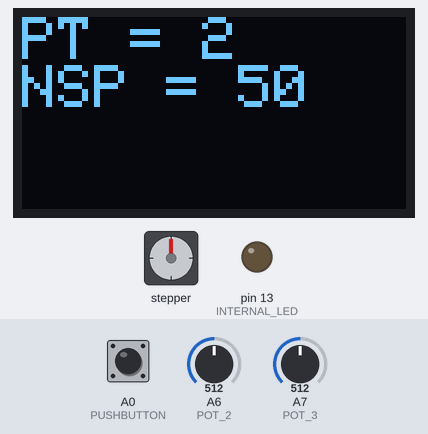
Simulated run of this sketch. Board: Arduino Nano, built with avr-gcc and run on an emulated ATmega328P. Parts: stepper motor, 128×64 one-colour display, output pins drawn as LEDs (lit = HIGH). Wiring (inferred from the names in the program): stepper motor (2048 steps per turn assumed): coils pin 8, pin 9, pin 10, pin 11. The test bench sets the inputs (shaded band); at power-on: A0 (PUSHBUTTON) HIGH, A6 (POT_2) = 512, A7 (POT_3) = 512. Pins used as bus, display or sensor lines are not drawn.

Above: at 3.8 s.
3.9 s: A0 (PUSHBUTTON) pulled LOW for 0.15 s
At 5.9 s:
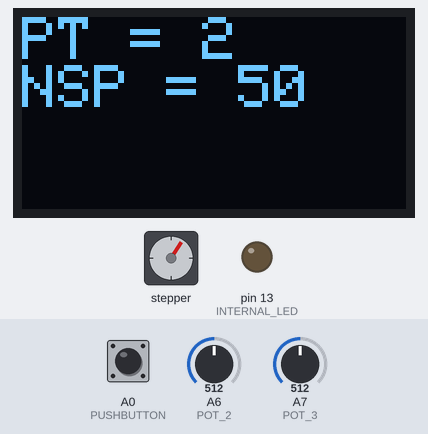
6.2 s: A0 (PUSHBUTTON) pulled LOW for 1 s
At 8.0 s:
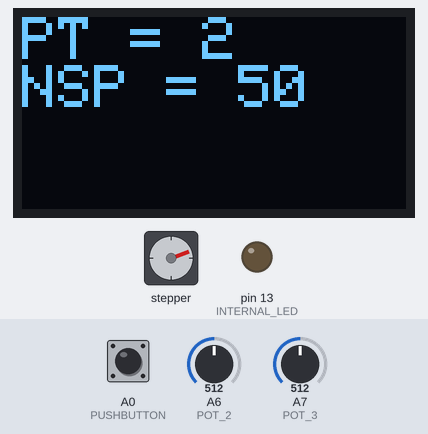
8.7 s: A6 (POT_2) set to 716
At 9.2 s:
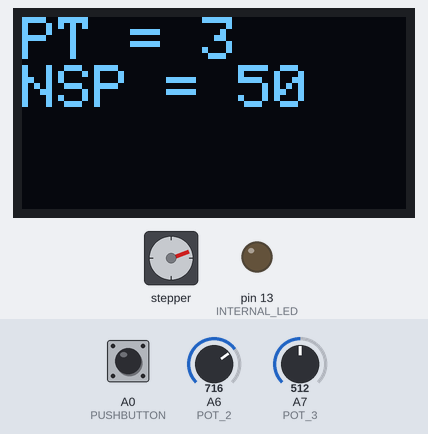
10.3 s: A7 (POT_3) set to 716
At 10.6 s:
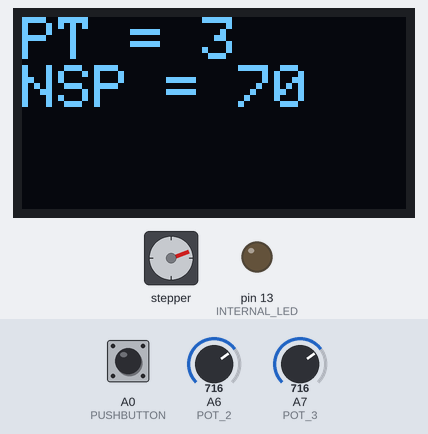
11.8 s: A0 (PUSHBUTTON) pulled LOW for 0.15 s
At 11.98 s:
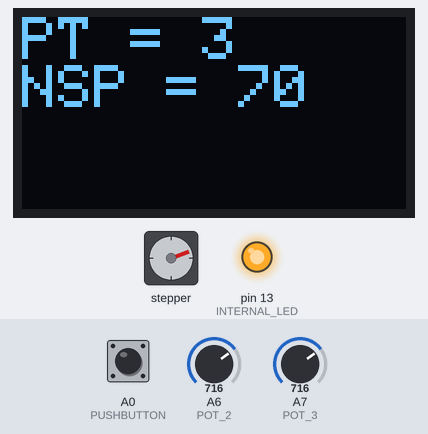
12.5 s: A6 (POT_2) set to 900
At 14.6 s:
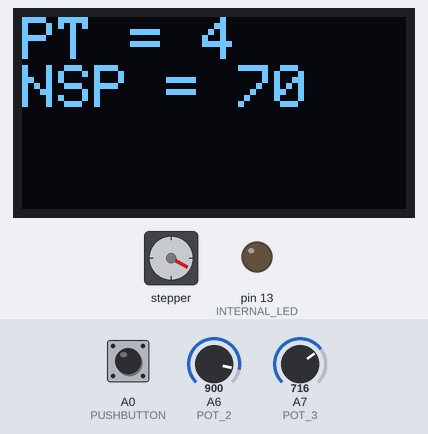
Timing chart, 0 to 16.0 s (numbered marks = the images above; inputs shaded):
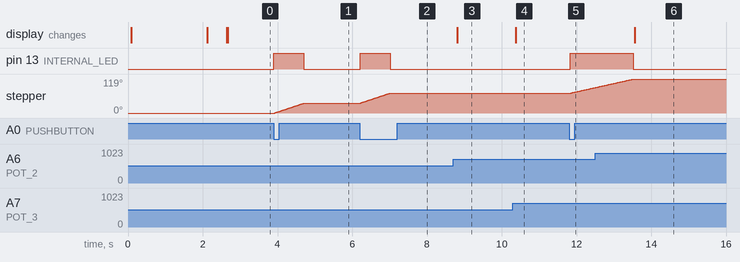

Measured:
- after the input at 3.9 s, pin 13 (INTERNAL_LED): LOW → HIGH at once, → LOW 0.80 s later; stepper: turns 34° clockwise in 0.75 s, starting at once
- after the input at 6.2 s, pin 13 (INTERNAL_LED): LOW → HIGH at once, → LOW 0.80 s later; stepper: turns 36° clockwise in 0.80 s, starting at once
- after the input at 8.7 s, the display: changes after 0.11 s (image 3)
- after the input at 10.3 s, the display: changes after 0.08 s (image 4)
- after the input at 11.8 s, pin 13 (INTERNAL_LED): LOW → HIGH at once; stepper: turns 19° clockwise in 0.62 s, starting after 0.07 s
- after the input at 12.5 s, the display: changes after 1.1 s (image 6)

The sketch:

Steper_4_P_Drive_JUNE_2025_2.ino
```cpp
/*
 * drive 28BYJ gear 4 phase stepper motor https://vi.aliexpress.com/item/1005002332358417.html
 * 4 sequential pulses
 * pulses and space time define with 2 potentiometer
 * JUNE 2025, Amirb@mada.org.il.
 * Nano, ATmega328T oldbootloader (or not see board..)
 * pin out - see CONST_N_Global.h
 * serial print and/or (acording to flags - see/set in const_N_Global) display (OLED SH106) encoders counting
 * For Arad Dalia water meters outdoor display
 * Summer 2025
 *
 */

#include "CONST_N_GLOBAL.h"
#include "Serial_Routins.h"
#include "Display_Routins.h"
//--------------------------
void Read_Pot(){
  pot_2_value = analogRead(POT_2);
  pot_3_value = analogRead(POT_3);
  pulse_time = map(pot_2_value, MIN_POT_VALUE, MAX_POT_VALUE, MIN_PULSE_TIME, MAX_PULSE_TIME);
//  space_time = map(pot_3_value, MIN_POT_VALUE, MAX_POT_VALUE, MIN_SPACE_TIME, MAX_SPACE_TIME);
  number_of_sets = map(pot_3_value, MIN_POT_VALUE, MAX_POT_VALUE, MIN_NUMBER_OF_SETS, MAX_NUMBER_OF_SETS);

}
//--------------------------
void all_coils_off(){
  digitalWrite(OUT_COIL_4, LOW);// make sure no output
  digitalWrite(OUT_COIL_3, LOW);// make sure no output
  digitalWrite(OUT_COIL_2, LOW);// make sure no output
  digitalWrite(OUT_COIL_1, LOW);// make sure no output
}


//
void Drive_3_Coils(byte number_of_sets){
  all_coils_off(); // make suree all coils off
  digitalWrite(INTERNAL_LED, HIGH);// indicate start pulses
  for (int32_t i = 0; i < number_of_sets; i++) {
     digitalWrite(OUT_COIL_1, HIGH);// pulse coil 1
     delay(pulse_time);
     digitalWrite(OUT_COIL_4, LOW);// stop pulse coil 4
     delay(pulse_time);
     digitalWrite(OUT_COIL_2, HIGH);// pulse coil 2
     delay(pulse_time);
     digitalWrite(OUT_COIL_1, LOW);// stop pulse coil 1
     delay(pulse_time);
     digitalWrite(OUT_COIL_3, HIGH);// pulse coil 3
     delay(pulse_time);
     digitalWrite(OUT_COIL_2, LOW);// stop pulse coil 2
     delay(pulse_time);
     digitalWrite(OUT_COIL_4, HIGH);// pulse coil 4
     delay(pulse_time);
     digitalWrite(OUT_COIL_3, LOW);// stop pulse coil 3
     delay(pulse_time);
//     delay(space_time);
     }
  all_coils_off(); // make suree all coils off
  digitalWrite(INTERNAL_LED, LOW);// indicate stop pulses
}
//--------------------------

//==================================-
void setup() {
  // make encoder IO pulsedup inputs:
  pinMode(PUSHBUTTON, INPUT_PULLUP);
  pinMode(OUT_COIL_1, OUTPUT);
  pinMode(OUT_COIL_2, OUTPUT);
  pinMode(OUT_COIL_3, OUTPUT);
  pinMode(OUT_COIL_4, OUTPUT);
  pinMode(INTERNAL_LED, OUTPUT);
  all_coils_off(); // make suree all coils off
  digitalWrite(OUT_COIL_4, LOW);// make sure no output

  Current_Time = millis();

  if(Use_Serial) {Start_Serial();}
  if(Use_Display) {Start_Display();}

}
//--------------------

void loop() {
  buttonState = digitalRead(PUSHBUTTON);
  if (buttonState == LOW){
    delay(DeBounce_Time);// filter noise
    buttonState = digitalRead(PUSHBUTTON);// read PB again
    if (buttonState == LOW){
      Drive_3_Coils(number_of_sets);//imidiatly drive motor
    }
    while (buttonState == LOW){
      buttonState = digitalRead(PUSHBUTTON);// wait untill button is release
    }
    delay(DeBounce_Time);// wait to avoid bounce during PB release
  }

  Read_Pot();// read potenciometers and update puls and space time
  if (millis() >= Current_Time+Update_Display_Time) {
  if(Use_Serial) {
    Print_Pulses_Parameters();
    }
  if(Use_Display) {
    Display_Pulses_Parameters();
    }
  Current_Time = millis();
  }

  delay(Main_Loop_Delay_Time);
}
```

CONST_N_GLOBAL.h
```cpp
#ifndef CONST_N_GLOBAL_H
#define CONST_N_GLOBAL_H
#include <Arduino.h>
//#define BAUDRATE    (115200)    //

bool Use_Serial = false ; //  true/false print to serial (set monitor to same baudrate)
bool Use_Display = true ; // true/false  display on SH106 (make sure Display I2C address and DATA nad Clock conection)

const int32_t MIN_PULSE_TIME = 0;//ms minimum pulse time
const int32_t MAX_PULSE_TIME = 5;//ms maximum pulse time
const int32_t MIN_SPACE_TIME = 0;//ms minimum space(between pulses)rime
//const int32_t MAX_SPACE_TIME = 300;//ms maximum space(between pulses)rime
//const int8_t  NUMBER_OF_3PULSES = 1; // number of pulses set (3 pulses each set)
const int32_t  MIN_NUMBER_OF_SETS = 1; // minimun number of pulses set (4 pulses each set)
const int32_t  MAX_NUMBER_OF_SETS = 100; // maximu, number of pulses set (4 pulses each set)

const int32_t MIN_POT_VALUE = 0;// expected minimum A2D read from potentiometer, may be larger then 0
const int32_t MAX_POT_VALUE = 1023;// expected maximum A2D (10 bits) read from potentiometer, may be smaler then 1023

const uint32_t Update_Display_Time = 100;// ms - time between display update
const uint16_t Main_Loop_Delay_Time = 10;// ms - ! Critical value for encoder read pooling. May miss IO change if too small (and/or fast rotating)

const uint16_t DeBounce_Time = 5;// ms, debouncing time
//
/*==========Arduino Nano pinout======
 *                      _______
 *                 TXD-|       |-Vin
 *                 RXD-|       |-Gnd to Display
 *                 RST-|       |-RST
 *                 GND-|       |-+5V To Display
 *                  D2-|       |-A7 POT_1
 *                  D3-|       |-A6 POT_2
 *                  D4-|       |-A5 SCL (to Display)
 *                  D5-|       |-A4 SDA (to Display)
 *                  D6-|       |-A3
 *                  D7-|       |-A2
 *      OUT_COIL_1  D8-|       |-A1
 *      OUT_COIL_2  D9-|       |-A0 pushbutton input (puuled up)
 *      OUT_COIL_3 D10-|       |-Ref
 *      OUT_COIL_4 D11-|       |-3.3V
 *                 D12-|       |-D13 internal led
 *                      --USB--
 *
 */
#define PUSHBUTTON (A0) // potentiometer P2 set pulse time
#define POT_2 (A6) // potentiometer P2 set pulse time
#define POT_3 (A7) // potentiometer P3 set pulse space
#define OUT_COIL_1 (8)// to drive coil 1
#define OUT_COIL_2 (9)// to drive coil 2
#define OUT_COIL_3 (10)// to drive coil 3
#define OUT_COIL_4 (11)// to drive coil 4
#define INTERNAL_LED (13)

int32_t pot_2_value = MIN_POT_VALUE;//value reads from pot 2
int32_t pot_3_value = MIN_POT_VALUE;//value reads from pot 3

int32_t pulse_time = MIN_PULSE_TIME;// [ms] current pulse time
int32_t space_time = MIN_SPACE_TIME;// [ms] current pulse time

int32_t number_of_sets = MIN_NUMBER_OF_SETS;// number of sets


uint32_t Current_Time = 0   ;

byte buttonState = HIGH;// asume PB not preased

#endif /* CONSTANTS_H */
```

Display_Routins.h
```cpp
#ifndef DISPLAY_ROUTINS_H
#define DISPLAY_ROUTINS_H
#include <Arduino.h>
#include "CONST_N_GLOBAL.h"

#include <SPI.h>
#include <Wire.h>
#include <Adafruit_GFX.h>
#include <Adafruit_SH110X.h>

#define i2c_Address 0x3c //initialize with the I2C Oled's addr 0x3C. Typically aliexpress, 0x3D Adafrout

#define SCREEN_WIDTH 128 // OLED display width, in pixels
#define SCREEN_HEIGHT 64 // OLED display height, in pixels
#define OLED_RESET -1   //   QT-PY / XIAO
Adafruit_SH1106G display = Adafruit_SH1106G(SCREEN_WIDTH, SCREEN_HEIGHT, &Wire, OLED_RESET);

void Start_Display(){
  display.begin(i2c_Address, true); // Address 0x3C default
  //display.setContrast (0); // dim display
  display.clearDisplay();
  display.display();

  display.setTextColor(SH110X_WHITE);
  display.setTextSize(1);
  display.setCursor(0, 0);
  display.println(F(__FILE__ " " __DATE__ " " __TIME__));
  display.display();
  delay(2000);
  display.clearDisplay();
//  delay(500);
  display.setTextSize(2);
  display.setCursor(0, 0);
  display.println("START");
  display.display();
  delay(500);
  display.clearDisplay();
  display.display();
}

//-------------------
void Display_Pulses_Parameters(){
  display.clearDisplay();
//  display.display();
  display.setCursor(0, 0);
//  display.print("P2 = ");
//  display.println(pot_2_value);
//  display.print("P3 = ");
//  display.println(pot_3_value);
  display.print("PT = ");
  display.println(pulse_time);
//  display.print("ST = ");
//  display.println(space_time);
  display.print("NSP = ");
  display.println(number_of_sets);

  display.display();
}


//---------------------------

#endif /* DISPLAY_ROUTINS_H */
```

NOT_USED.ino
```cpp
/*
 *

#define ENCODER_A_BIT_1 (2) // input IO for gray code bit 0
#define ENCODER_A_BIT_0 (3) // input IO for gray code bit 1
//!!! Nano board - only D2 and D3 can be interupt !!
#define ENCODER_B_BIT_1 (4) // input IO for gray code bit 0
#define ENCODER_B_BIT_0 (5) // input IO for gray code bit 1
// cross bits(0-1) for change counting direction (CW<>CCW)

byte Old_Encoder_A_Read = 0; // old 2 bits read from first encoder
byte New_Encoder_A_Read = 0; // new 2 bits read from first encoder
int16_t Current_Encoder_A_Count = 0;// serial_printed and/or display
int16_t Old_Encoder_A_Count = 0;// for later use

byte Old_Encoder_B_Read = 0; // old 2 bits read from second encoder
byte New_Encoder_B_Read = 0; // new 2 bits read from second encoder
int16_t Current_Encoder_B_Count = 0;// serial_printed and/or display
int16_t Old_Encoder_B_Count = 0;// for later use


 //=======

//-------------------
void Display_Encoders_Count(){
  display.clearDisplay();
//  display.display();
  display.setCursor(0, 0);
  display.print("A = ");
  display.println(Current_Encoder_A_Count);
  display.print("B = ");
  display.println(Current_Encoder_B_Count);
  display.display();
}
 //========================
 //-------------------
void Print_Encoders_Count(){
  Serial.print("Encoder A Count: ");
  Serial.print(Current_Encoder_A_Count);
  Serial.print(", Encoder B Count: ");
  Serial.println(Current_Encoder_B_Count);
}
 //======
 int Read_Encoder_A(){
     Old_Encoder_A_Read = New_Encoder_A_Read ;
     New_Encoder_A_Read = (((digitalRead(ENCODER_A_BIT_1)) << 1) + (digitalRead(ENCODER_A_BIT_0))) ;
     byte Check_Direction  = (Old_Encoder_A_Read << 2) + New_Encoder_A_Read  ; // x4 = 2 rotate left
     switch (Check_Direction)
     {
      case 1: case 7: case 8: case 14:
      return 1 ;
      case 2: case 4: case 11: case 13:
      return -1 ;
      case 0: case 5: case 10: case 15:
      return 0 ;
      default: // need to avoide delay in return
      return 0 ; //
    }
}
//=================================


int Read_Encoder_B(){
     Old_Encoder_B_Read = New_Encoder_B_Read ;
     New_Encoder_B_Read = (((digitalRead(ENCODER_B_BIT_1)) << 1) + (digitalRead(ENCODER_B_BIT_0))) ;
     byte Check_Direction  = (Old_Encoder_B_Read << 2) + New_Encoder_B_Read  ; // x4 = 2 rotate left
     switch (Check_Direction)
     {
      case 1: case 7: case 8: case 14:
      return 1 ;
      case 2: case 4: case 11: case 13:
      return -1 ;
      case 0: case 5: case 10: case 15:
      return 0 ;
      default: // need to avoide delay in return
      return 0 ; //
    }
}

void test_Coils(){
  digitalWrite(INTERNAL_LED, HIGH);//
//  digitalWrite(OUT_COIL_1, HIGH);//
//  digitalWrite(OUT_COIL_2, HIGH);//
//  digitalWrite(OUT_COIL_3, HIGH);//
  delay(1000);
//  digitalWrite(OUT_COIL_1, LOW);// make sure no output
//  digitalWrite(OUT_COIL_2, LOW);// make sure no output
//  digitalWrite(OUT_COIL_3, LOW);// make sure no output
  digitalWrite(INTERNAL_LED, LOW);//
  }
//---------------------------------
void Update_Encoder_A_Count(){
  int temp_move = Read_Encoder_A();
  Current_Encoder_A_Count += temp_move;
}
//---------------------------------
void Update_Encoder_B_Count(){
  int temp_move = Read_Encoder_B();
  Current_Encoder_B_Count += temp_move;
}
//==============
void setup() {
  // make encoder IO pulsedup inputs:
  pinMode(ENCODER_A_BIT_0, INPUT_PULLUP);
  pinMode(ENCODER_A_BIT_1, INPUT_PULLUP);
  pinMode(ENCODER_B_BIT_0, INPUT_PULLUP);
  pinMode(ENCODER_B_BIT_1, INPUT_PULLUP);

  attachInterrupt(digitalPinToInterrupt(ENCODER_A_BIT_0), Update_Encoder_A_Count, CHANGE);// arduino nano can only D2 and D3 interupt
  attachInterrupt(digitalPinToInterrupt(ENCODER_A_BIT_1), Update_Encoder_A_Count, CHANGE);// arduino nano can only D2 and D3 interupt

  Current_Time = millis();

  if(Use_Serial) {Start_Serial();}
  if(Use_Display) {Start_Display();}
}


//=================
void loop() {
  Update_Encoder_B_Count();// encoder A is updated by interupt
  if (millis() >= Current_Time+Update_Display_Time) {
  if(Use_Serial) {
    Print_Encoders_Count();
    }
  if(Use_Display) {
    Display_Encoders_Count();
    }
  Current_Time = millis();
  }

  delay(Main_Loop_Delay_Time);
}


 */
```

Serial_Routins.h
```cpp
#ifndef SERIAL_ROUTINS_H
#define SERIAL_ROUTINS_H
//#include <Arduino.h>
#include "CONST_N_GLOBAL.h"
#define BAUDRATE    (115200)    // make sure set same in terminal(monitor)

void Start_Serial(){
  Serial.begin(BAUDRATE);
  delay (500);// wait to make sure serial begin
  Serial.println(F(__FILE__ " " __DATE__ " " __TIME__));
  Serial.println("START");
//  Serial.end();
}

//-------------------
void Print_Pulses_Parameters(){
  Serial.print("P2 = ");
  Serial.print(pot_2_value);
  Serial.print(", P3 = ");
  Serial.print(pot_3_value);
  Serial.print(", Pulse Time = ");
  Serial.print(pulse_time);
  Serial.print(", Space Time = ");
  Serial.print(space_time);
  Serial.print(", Number of sets = ");
  Serial.println(number_of_sets);


}
//---------------------------

//---------------------------


#endif /* SERIAL_ROUTINS_H */
```
